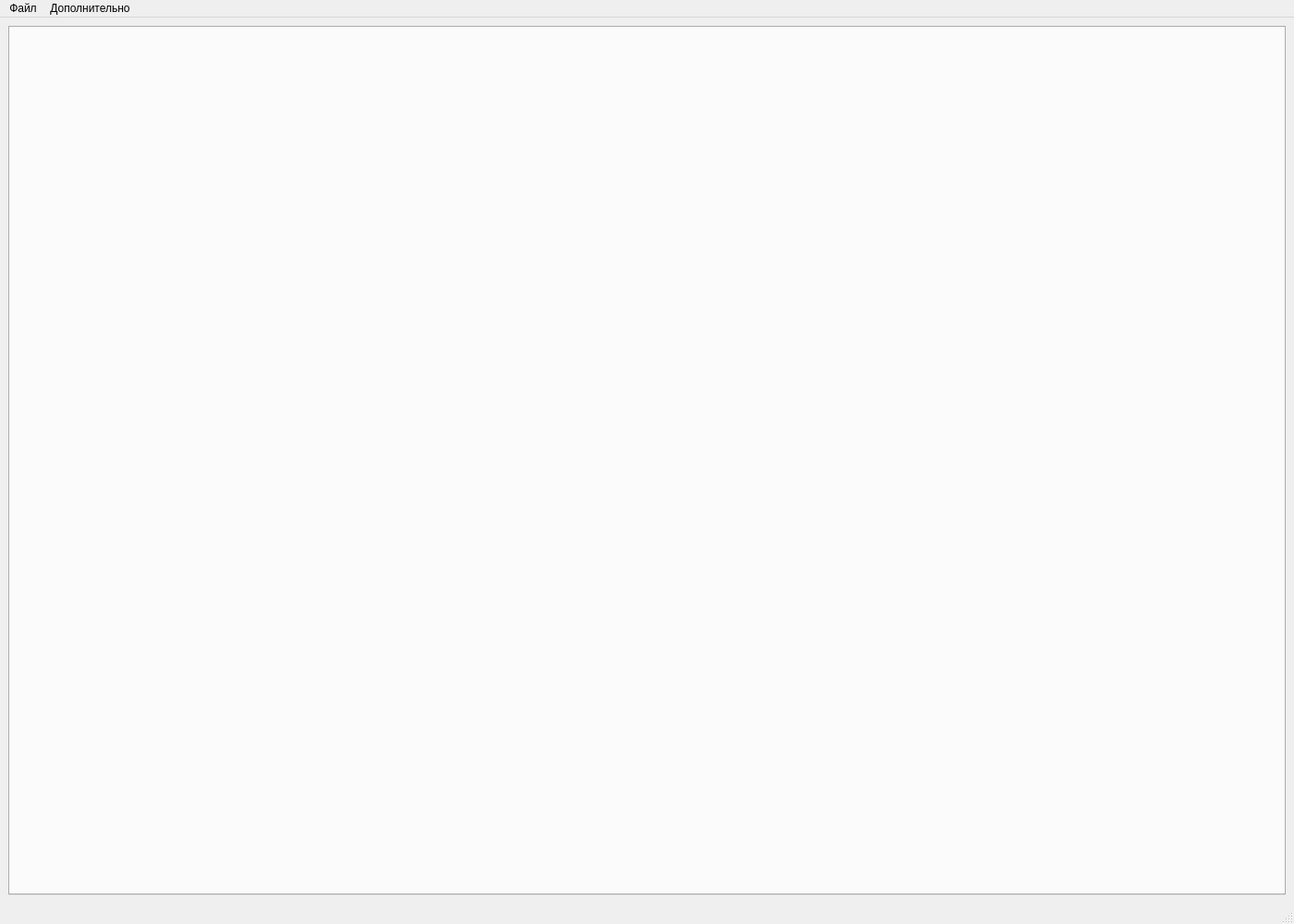
<?xml version="1.0" encoding="UTF-8"?>
<ui version="4.0">
 <class>MainWindow</class>
 <widget class="QMainWindow" name="MainWindow">
  <property name="geometry">
   <rect>
    <x>0</x>
    <y>0</y>
    <width>1400</width>
    <height>1000</height>
   </rect>
  </property>
  <property name="windowTitle">
   <string>MainWindow</string>
  </property>
  <property name="locale">
   <locale language="Russian" country="Russia"/>
  </property>
  <widget class="QWidget" name="centralwidget">
   <property name="enabled">
    <bool>true</bool>
   </property>
   <property name="locale">
    <locale language="English" country="UnitedStates"/>
   </property>
   <layout class="QHBoxLayout" name="horizontalLayout">
    <item>
     <widget class="QTabWidget" name="tabWidget">
      <property name="currentIndex">
       <number>-1</number>
      </property>
      <property name="tabsClosable">
       <bool>true</bool>
      </property>
      <property name="movable">
       <bool>true</bool>
      </property>
     </widget>
    </item>
   </layout>
  </widget>
  <widget class="QMenuBar" name="menubar">
   <property name="geometry">
    <rect>
     <x>0</x>
     <y>0</y>
     <width>1400</width>
     <height>22</height>
    </rect>
   </property>
   <property name="locale">
    <locale language="English" country="UnitedStates"/>
   </property>
   <widget class="QMenu" name="menu">
    <property name="title">
     <string>Файл</string>
    </property>
    <addaction name="action"/>
    <addaction name="action_2"/>
    <addaction name="action_3"/>
   </widget>
   <widget class="QMenu" name="menu_2">
    <property name="title">
     <string>Дополнительно</string>
    </property>
    <addaction name="action_4"/>
   </widget>
   <addaction name="menu"/>
   <addaction name="menu_2"/>
  </widget>
  <widget class="QStatusBar" name="statusbar">
   <property name="locale">
    <locale language="English" country="UnitedStates"/>
   </property>
  </widget>
  <action name="action">
   <property name="text">
    <string>Открыть</string>
   </property>
  </action>
  <action name="action_2">
   <property name="text">
    <string>Сохранить</string>
   </property>
  </action>
  <action name="action_3">
   <property name="text">
    <string>Закрыть</string>
   </property>
  </action>
  <action name="action_4">
   <property name="text">
    <string>Об авторе</string>
   </property>
  </action>
 </widget>
 <resources/>
 <connections/>
</ui>
